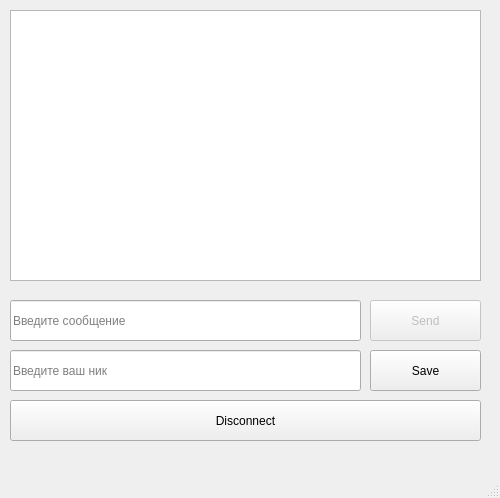
<?xml version="1.0" encoding="UTF-8"?>
<ui version="4.0">
 <class>MainWindow</class>
 <widget class="QMainWindow" name="MainWindow">
  <property name="geometry">
   <rect>
    <x>0</x>
    <y>0</y>
    <width>500</width>
    <height>498</height>
   </rect>
  </property>
  <property name="windowTitle">
   <string>MainWindow</string>
  </property>
  <widget class="QWidget" name="centralwidget">
   <widget class="QLineEdit" name="lineEdit">
    <property name="geometry">
     <rect>
      <x>10</x>
      <y>300</y>
      <width>351</width>
      <height>41</height>
     </rect>
    </property>
    <property name="readOnly">
     <bool>true</bool>
    </property>
    <property name="placeholderText">
     <string>Введите сообщение</string>
    </property>
   </widget>
   <widget class="QPushButton" name="pushButton">
    <property name="enabled">
     <bool>false</bool>
    </property>
    <property name="geometry">
     <rect>
      <x>370</x>
      <y>300</y>
      <width>111</width>
      <height>41</height>
     </rect>
    </property>
    <property name="text">
     <string>Send</string>
    </property>
    <property name="checkable">
     <bool>false</bool>
    </property>
   </widget>
   <widget class="QPushButton" name="pushButton_2">
    <property name="geometry">
     <rect>
      <x>370</x>
      <y>350</y>
      <width>111</width>
      <height>41</height>
     </rect>
    </property>
    <property name="text">
     <string>Save</string>
    </property>
   </widget>
   <widget class="QLineEdit" name="lineEdit_2">
    <property name="geometry">
     <rect>
      <x>10</x>
      <y>350</y>
      <width>351</width>
      <height>41</height>
     </rect>
    </property>
    <property name="placeholderText">
     <string>Введите ваш ник</string>
    </property>
   </widget>
   <widget class="QTextEdit" name="textEdit">
    <property name="geometry">
     <rect>
      <x>10</x>
      <y>10</y>
      <width>471</width>
      <height>271</height>
     </rect>
    </property>
    <property name="readOnly">
     <bool>true</bool>
    </property>
   </widget>
   <widget class="QPushButton" name="pushButton_3">
    <property name="geometry">
     <rect>
      <x>10</x>
      <y>400</y>
      <width>471</width>
      <height>41</height>
     </rect>
    </property>
    <property name="text">
     <string>Disconnect</string>
    </property>
   </widget>
  </widget>
  <widget class="QMenuBar" name="menubar">
   <property name="geometry">
    <rect>
     <x>0</x>
     <y>0</y>
     <width>500</width>
     <height>25</height>
    </rect>
   </property>
  </widget>
  <widget class="QStatusBar" name="statusbar"/>
 </widget>
 <resources/>
 <connections/>
</ui>
